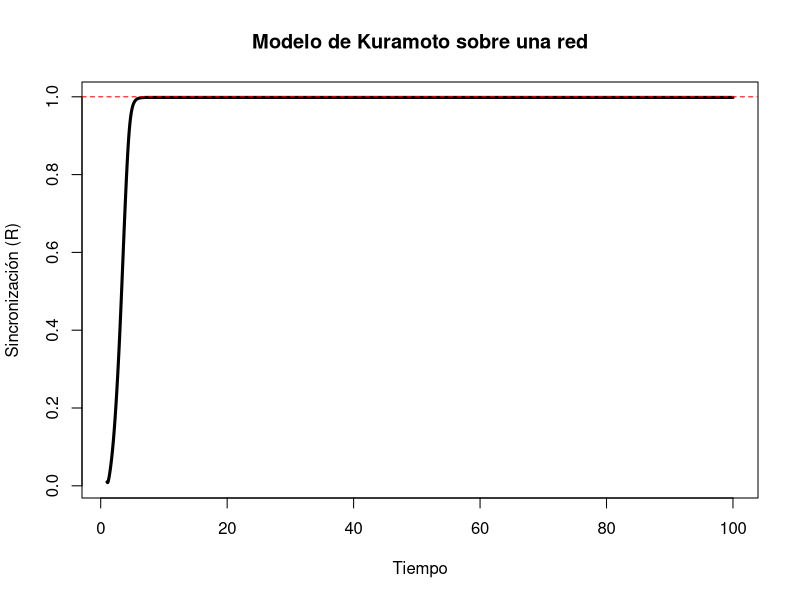
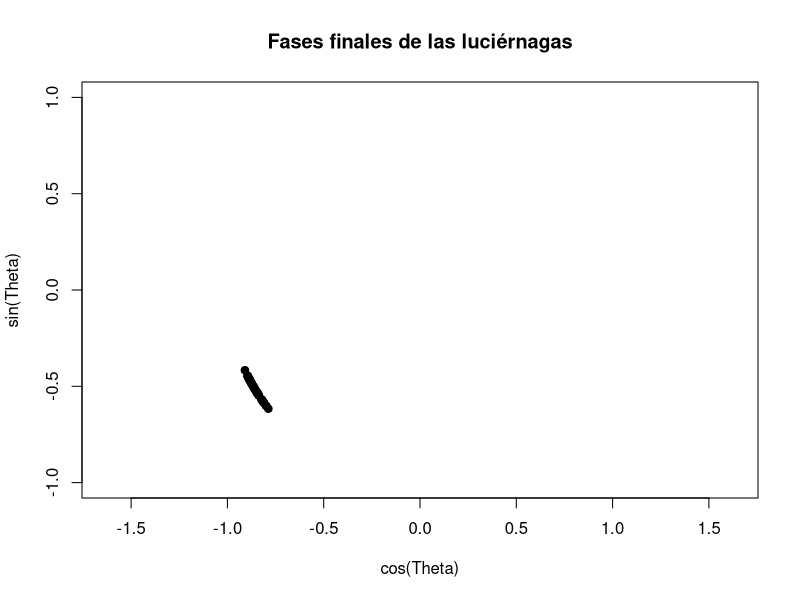
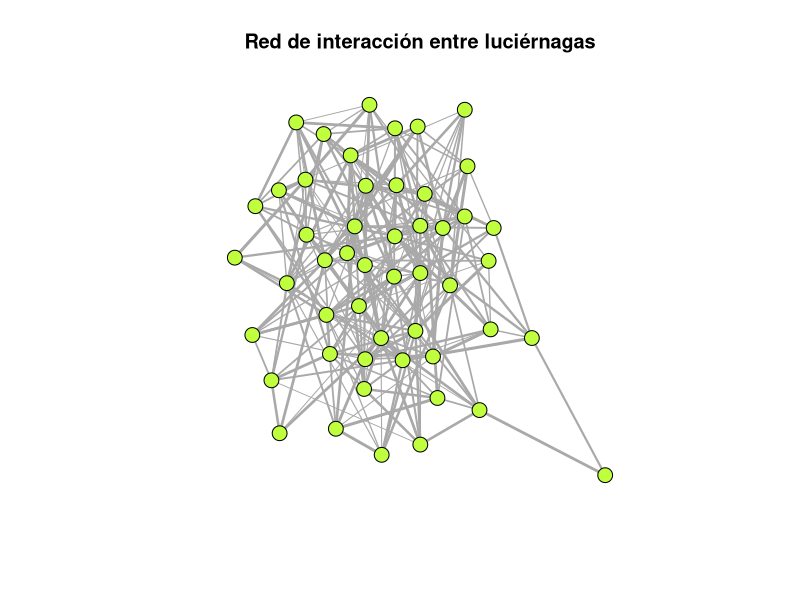

Source code (R) for these figures, in order:
# ==========================================================
# MODELO DE KURAMOTO EN RED
# Sincronización de luciérnagas sobre una red 
# ==========================================================
#
# Este código implementa una versión del
# modelo de Kuramoto donde las luciérnagas
# interactúan a través de una red.
#
# Cada conexión posee un peso que representa
# la intensidad de interacción entre dos
# individuos.
#
# ==========================================================

# Instalar librería: igraph

# ==========================================================
# 1. PARAMETROS DEL MODELO
# ==========================================================

# Número total de luciérnagas (N)
N <- 50

# Fuerza de acoplamiento entre individuos (K)
#
# Este parámetro controla cuánto influye
# una luciérnaga sobre otra.
#
# Valores pequeños:
# -> poca interacción
# -> comportamiento desordenado
#
# Valores grandes:
# -> fuerte influencia mutua
# -> sincronización colectiva
#
K <- 2

# Paso temporal de integración (dt)
#
# Representa el tamaño del intervalo de tiempo
# utilizado en la simulación numérica.
#
dt <- 0.05

# Tiempo total de simulación
Tmax <- 100

# Número total de pasos temporales
Pasos <- Tmax / dt



# ==========================================================
# 2. FRECUENCIAS NATURALES (omega, ω)
# ==========================================================

# Cada luciérnaga posee una frecuencia natural
# ligeramente distinta.
#
# Biológicamente esto representa variabilidad
# individual entre organismos.
#
set.seed(123)

omega <- rnorm(N, mean = 1, sd = 0.1)



# ==========================================================
# 2.5. ESTRUCTURA DE LA RED
# ==========================================================
#
# En el modelo clásico todas las luciérnagas
# interactúan con todas las demás.
#
# Aquí se incorpora una red de interacción.
#
# Cada elemento de la matriz A representa
# la intensidad de interacción entre dos
# luciérnagas.
#
# A[i,j] = 0
# -> no existe conexión
#
# A[i,j] > 0
# -> existe conexión
#
# Valores grandes indican una influencia
# más fuerte entre ambos individuos.
#


# Probabilidad de que exista una conexión
#
p <- 0.20


# Creamos una matriz inicialmente vacía
#
A <- matrix(0, N, N)


# Construimos una red no dirigida
#
for(i in 1:(N-1)){
  
  for(j in (i+1):N){
    
    # Decidimos aleatoriamente
    # si existe conexión
    #
    if(runif(1) < p){
      
      # Peso de la conexión
      #
      # Los pesos pueden interpretarse
      # como intensidad visual,
      # proximidad espacial,
      # calidad del hábitat,
      # etc.
      #
      peso <- runif(1, 0.3, 1)
      
      A[i,j] <- peso
      A[j,i] <- peso
      
    }
    
  }
  
}


# Se Eliminan las autoconexiones
#
diag(A) <- 0



# ==========================================================
# GRADO PONDERADO
# ==========================================================
#
# El grado ponderado representa
# la suma de todas las conexiones
# de una luciérnaga.
#
# Cuanto mayor sea este valor,
# mayor será el número e intensidad
# de vecinos con los que interactúa.
#
Grado <- rowSums(A)


# Evitamos divisiones entre cero
#
Grado[Grado == 0] <- 1



# ==========================================================
# 3. FASES INICIALES (Theta, θ)
# ==========================================================

Theta <- runif(N, 0, 2*pi)



# ==========================================================
# 4. ALMACENAMIENTO DE RESULTADOS
# ==========================================================

Theta.mat <- matrix(NA, nrow = Pasos, ncol = N)



# ==========================================================
# 5. SIMULACION DEL MODELO
# ==========================================================

for(t in 1:Pasos){
  
  # Copia temporal
  #
  Theta.new <- Theta
  
  
  # Recorremos cada luciérnaga
  #
  for(i in 1:N){
    
    
    # ======================================================
    # TERMINO DE ACOPLAMIENTO
    # ======================================================
    #
    # Cada luciérnaga solamente
    # recibe influencia de sus vecinos.
    #
    # La matriz de adyacencia A determina
    # quién interactúa con quién.
    #
    # Además, cada conexión posee un peso
    # diferente.
    #
    Acoplamiento <-
      sum(
        A[i, ] *
          sin(Theta - Theta[i])
      )
    
    
    # ======================================================
    # ECUACION DE KURAMOTO EN RED
    # ======================================================
    #
    # omega[i]
    # -> frecuencia natural
    #
    # (K/Grado[i])
    # -> intensidad del acoplamiento
    #
    # Acoplamiento
    # -> influencia de los vecinos
    #
    # La normalización por el grado
    # evita que los nodos con muchos
    # vecinos reciban automáticamente
    # una influencia excesiva.
    #
    dTheta <- omega[i] +
      (K/Grado[i]) * Acoplamiento
    
    
    # ======================================================
    # INTEGRACION NUMERICA
    # ======================================================
    #
    # Método de Euler
    #
    Theta.new[i] <- Theta[i] + dTheta * dt
    
  }
  
  
  # Actualizamos todas las fases
  #
  Theta <- Theta.new
  
  
  # Guardamos resultados
  #
  Theta.mat[t, ] <- Theta
  
}



# ==========================================================
# 6. PARAMETRO DE SINCRONIZACION
# ==========================================================

R <- numeric(Pasos)

for(t in 1:Pasos){
  
  # Representación compleja
  #
  z <- mean(exp(1i * Theta.mat[t, ]))
  
  # Magnitud del parámetro de orden
  #
  R[t] <- Mod(z)
  
}



# ==========================================================
# 7. GRAFICO DE SINCRONIZACION
# ==========================================================

par(mfrow = c(1, 1))

plot(
  seq(1, Tmax, length.out = Pasos),
  R,
  type = "l",
  lwd = 3,
  xlab = "Tiempo",
  ylab = "Sincronización (R)",
  main = "Modelo de Kuramoto sobre una red"
)

abline(h = 1, lty = 2, col = "red")



# ==========================================================
# INTERPRETACION DEL RESULTADO
# ==========================================================
#
# Al inicio:
#
# - las fases son aleatorias
# - R es pequeño
#
# Con el tiempo:
#
# - cada luciérnaga ajusta su fase
# únicamente con respecto a sus
# vecinos dentro de la red.
#
# Dependiendo de la estructura
# de la red y de la intensidad
# de las conexiones, puede emerger
# sincronización colectiva.
#
# Si la red está muy fragmentada,
# pueden aparecer grupos que se
# sincronizan entre sí sin alcanzar
# sincronización global.
#
# ==========================================================



# ==========================================================
# 8. VISUALIZACION DE LAS FASES
# ==========================================================

plot(
  cos(Theta),
  sin(Theta),
  xlim = c(-1,1),
  ylim = c(-1,1),
  asp = 1,
  pch = 19,
  xlab = "cos(Theta)",
  ylab = "sin(Theta)",
  main = "Fases finales de las luciérnagas"
)



# ==========================================================
# 9. VISUALIZACION DE LA RED
# ==========================================================
#
# Esta figura muestra la estructura
# de la red utilizada en la simulación.
#
# Cada nodo representa una luciérnaga.
#
# Cada arista representa una interacción.
#
# El grosor de las líneas depende
# del peso de la conexión.
#
# Requiere el paquete igraph.
# ==========================================================



library(igraph)

g <- graph_from_adjacency_matrix(
  A,
  mode = "undirected",
  weighted = TRUE
)

plot(
  g,
  vertex.size = 8,
  vertex.color = "#C0FF3E",
  vertex.label = NA,
  edge.width = E(g)$weight * 3,
  layout = layout_with_fr(g),
  main = "Red de interacción entre luciérnagas"
)
